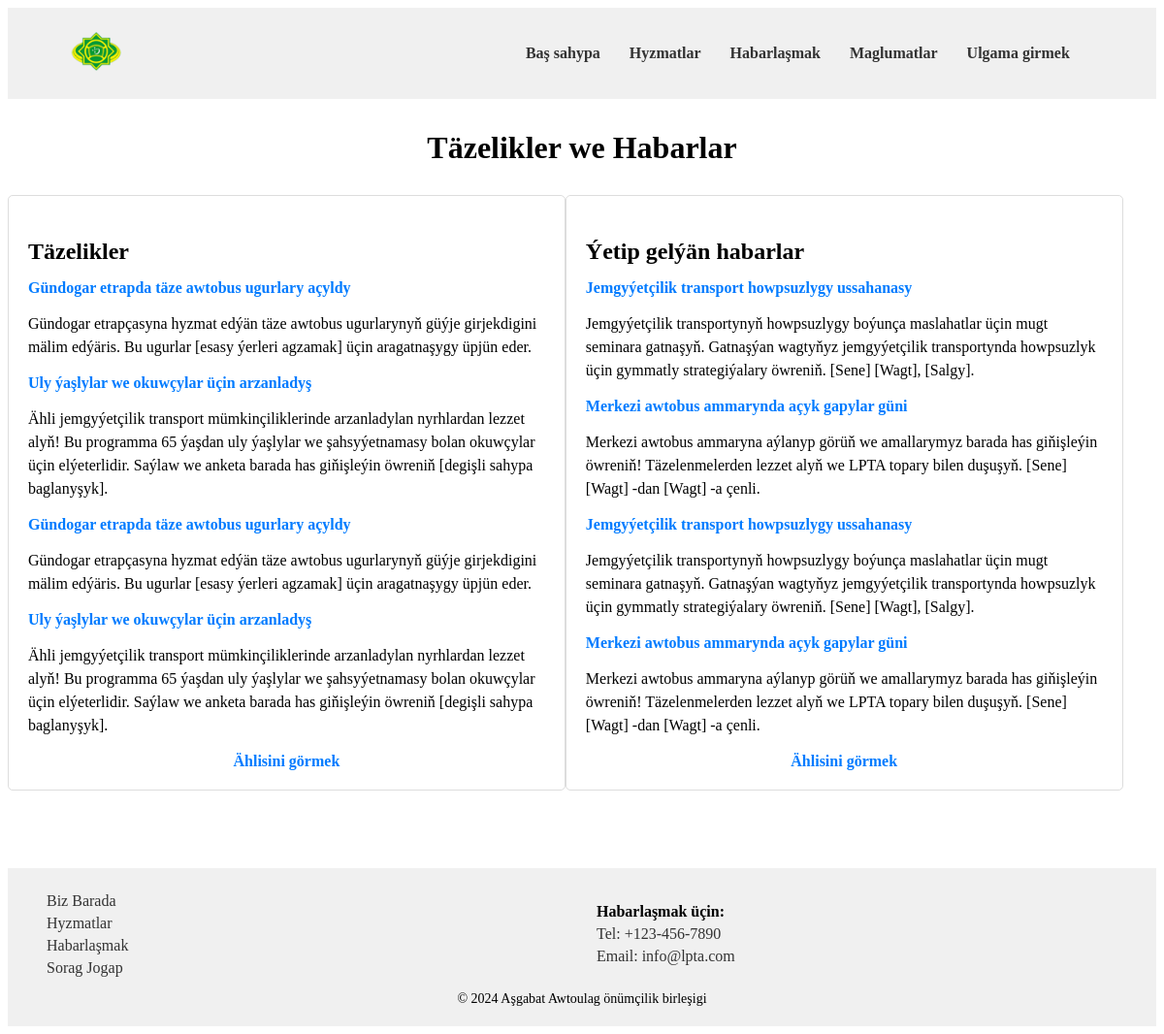
The app's page /all_events.php with its own data.
### tables this page shows
CREATE TABLE `news` (
  `news_id` int(31) NOT NULL,
  `news_a` varchar(255) NOT NULL,
  `news_p` varchar(2047) NOT NULL
);

CREATE TABLE `events` (
  `event_id` int(31) NOT NULL,
  `event_a` varchar(255) NOT NULL,
  `event_p` varchar(2047) NOT NULL
);

### all_events.php (the view, shortened to what this page needs)
<!DOCTYPE html>
<html lang="en">
<head>
  <link rel="stylesheet" href="css/style.css">
</head>
<body>
    <?php include 'header.php'; ?>
    <section class="news-events">
        <h2>Täzelikler we Habarlar</h2>
        <div class="news-events_div">
            <div class="news-items">
                <h3>Täzelikler</h3>
                <?php include 'php/db.php'; ?>
                <ul>
                    <?php
                        $sql = "SELECT * FROM news";
                        $news = mysqli_query($conn, $sql);
                        if ($news->num_rows > 0)
                        {
                            while ($row = mysqli_fetch_assoc($news))
                            {
                                ?>
                                <li>
                                    <a href="#"><?php echo $row['news_a']; ?></a>
                                    <p><?php echo $row['news_p']; ?></p>
                                </li>
                                <?php
                            }
                        }
                    ?>
                </ul>
                <a href="all_events.php"; class="view_all">Ählisini görmek</a>
            </div>
            <div class="events">
                <h3>Ýetip gelýän habarlar</h3>
                <ul>
                <?php
                        $sql = "SELECT * FROM events";
                        $events = mysqli_query($conn, $sql);
                        if ($events->num_rows > 0)
                        {
                            while ($row = mysqli_fetch_assoc($events))
                            {
                                ?>
                                <li>
                                    <a href="#"><?php echo $row['event_a']; ?></a>
                                    <p><?php echo $row['event_p']; ?></p>
                                </li>
                                <?php
                            }
                        }
                    ?>
                </ul>
                <a href="all_events.php" class="view_all">Ählisini görmek</a>
            </div>
        </div>
    </section>
    <?php include 'footer.php'; ?>
</body>
</html>

### css/style.css (style rules this page uses)
.news-events { margin-bottom: 50px; }
.news-events_div { display: flex; }
.news-events h2 { text-align: center; font-size: 2em; margin-bottom: 30px; }
.news-items, .events { display: flex; flex-direction: column; width: 45%; padding: 20px; margin-bottom: 30px; border: 1px solid #ddd; border-radius: 5px; }
.news-items h3, .events h3 { font-size: 1.5em; margin-bottom: 15px; }
.news-items ul, .events ul { list-style: none; padding: 0; margin: 0; }
.news-items li, .events li { margin-bottom: 15px; }
.news-items a, .events a { color: #007bff; text-decoration: none; font-weight: bold; }
.news-items p, .events p { font-size: 1em; line-height: 1.5; }
.view_all { text-align: center; }
.services h1, h2 { margin: 1em 0; text-align: center; }

### records on screen
news: news_a "Gündogar etrapda täze awtobus ugurlary açyldy", news_p "Gündogar etrapçasyna hyzmat edýän täze awtobus ugurlarynyň güýje girjekdigini mälim edýäris. Bu ugurlar [esasy ýerleri agzamak] üçin aragatnaşygy üpjün eder."
news: news_a "Uly ýaşlylar we okuwçylar üçin arzanladyş", news_p "Ähli jemgyýetçilik transport mümkinçiliklerinde arzanladylan nyrhlardan lezzet alyň! Bu programma 65 ýaşdan uly ýaşlylar we şahsyýetnamasy bolan okuwçylar üçin elýeterlidir. Saýlaw we anketa barada has giňişleýin öwreniň [degişli sahypa baglanyşyk]."
news: news_a "Gündogar etrapda täze awtobus ugurlary açyldy", news_p "Gündogar etrapçasyna hyzmat edýän täze awtobus ugurlarynyň güýje girjekdigini mälim edýäris. Bu ugurlar [esasy ýerleri agzamak] üçin aragatnaşygy üpjün eder."
news: news_a "Uly ýaşlylar we okuwçylar üçin arzanladyş", news_p "Ähli jemgyýetçilik transport mümkinçiliklerinde arzanladylan nyrhlardan lezzet alyň! Bu programma 65 ýaşdan uly ýaşlylar we şahsyýetnamasy bolan okuwçylar üçin elýeterlidir. Saýlaw we anketa barada has giňişleýin öwreniň [degişli sahypa baglanyşyk]."
events: event_a "Jemgyýetçilik transport howpsuzlygy ussahanasy", event_p "Jemgyýetçilik transportynyň howpsuzlygy boýunça maslahatlar üçin mugt seminara gatnaşyň. Gatnaşýan wagtyňyz jemgyýetçilik transportynda howpsuzlyk üçin gymmatly strategiýalary öwreniň. [Sene] [Wagt], [Salgy]."
events: event_a "Merkezi awtobus ammarynda açyk gapylar güni", event_p "Merkezi awtobus ammaryna aýlanyp görüň we amallarymyz barada has giňişleýin öwreniň! Täzelenmelerden lezzet alyň we LPTA topary bilen duşuşyň. [Sene] [Wagt] -dan [Wagt] -a çenli."
events: event_a "Jemgyýetçilik transport howpsuzlygy ussahanasy", event_p "Jemgyýetçilik transportynyň howpsuzlygy boýunça maslahatlar üçin mugt seminara gatnaşyň. Gatnaşýan wagtyňyz jemgyýetçilik transportynda howpsuzlyk üçin gymmatly strategiýalary öwreniň. [Sene] [Wagt], [Salgy]."
events: event_a "Merkezi awtobus ammarynda açyk gapylar güni", event_p "Merkezi awtobus ammaryna aýlanyp görüň we amallarymyz barada has giňişleýin öwreniň! Täzelenmelerden lezzet alyň we LPTA topary bilen duşuşyň. [Sene] [Wagt] -dan [Wagt] -a çenli."
